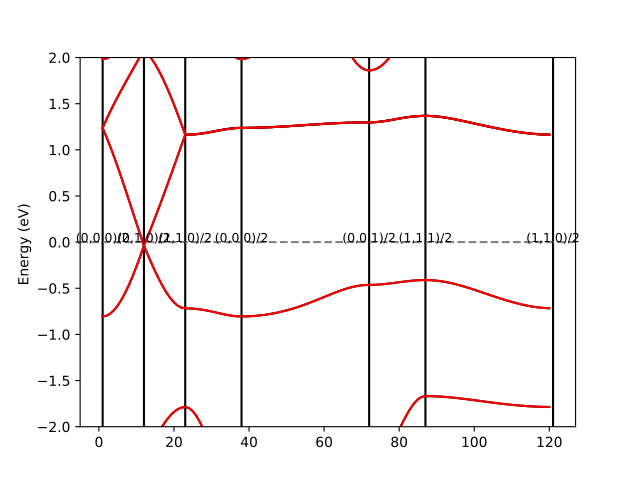

This figure's Python source:
import pylab as P
import numpy as np
import sys
import math

def read_bands(filename):
  f=open(filename,'r')
  spl=f.readline().split()
  nkpt=int(spl[2])
  nband=int(spl[4])
  nspin=int(spl[6])
  spl=f.readline().split()
  npanel=int(spl[2])
  panels=[]
  for i in range(0,npanel+1):
    spl=f.readline().split()
    panels.append( (int(spl[1]),spl[2]) )
  data=[[],[]]
  for s in range(0,nspin):
    dummy=""
    while(dummy != "VIEW"):
      dummy=f.readline().split()[1]
    for k in range(1,nkpt):
      line=f.readline()
      #PYTHON2
      #data[s].append(map(float,line.split()))
      #PYTHON3
      data[s].append(list(map(float,line.split())))
  data[0]=np.array(data[0])
  data[1]=np.array(data[1])
  return data,panels

bands,panels=read_bands("BAND.DAT")
nband=bands[0].shape[1]
nkpt=bands[0].shape[0]
ax=P.gca()
for p in panels:
  ax.axvline(p[0],color='k')
  ax.annotate(p[1],xy=(p[0],0.0),ha='center',fontsize=9)
ax.axhline(0.0,color='gray',linestyle="--")
conv=27.2116
for b in range(1,nband):
  ax.plot(range(1,nkpt+1),conv*bands[0][:,b],color='k')
  ax.plot(range(1,nkpt+1),conv*bands[1][:,b],color='r')
  
P.ylim([-2,2])
P.ylabel("Energy (eV) ")
if len(sys.argv) < 2: 
  P.show()
else:
  P.savefig(sys.argv[1])
